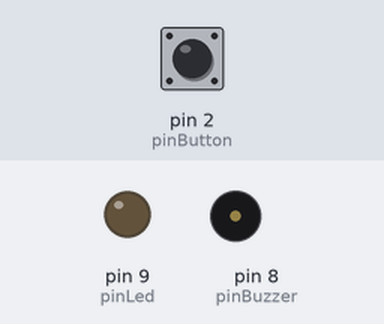
Recording of a sketch running on a simulated Arduino Uno, built with avr-gcc and run on an emulated ATmega328P. Parts: output pins drawn as LEDs (lit = HIGH), buzzer (waves = sounding). Dashed ring = blinking. The inputs (shaded band) are chosen by the test bench; at power-on: pin 2 (pinButton) LOW.

Above: at 1.2 s.
1.3 s: pin 2 (pinButton) pulled HIGH for 0.25 s
At 1.55 s:
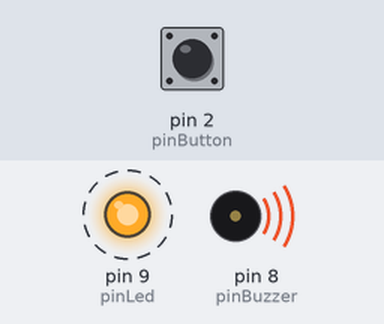
Timing chart, 0 to 10.3 s (numbered marks = the images above; inputs shaded):
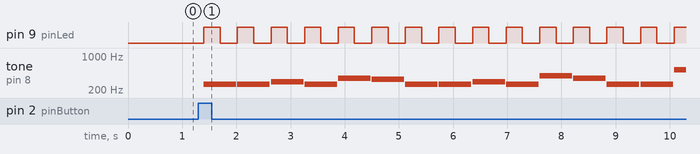

The sketch:

button-buzzer.ino
```cpp
int pinButton = 2;
int pinBuzzer = 8;
int pinLed = 9;

void playNotes(int duration) {
  int notes[] = {262, 294, 330, 349, 392, 440, 494, 523};

  for (int i = 0; i < 8; i++) {
  	tone(pinBuzzer, notes[i], duration);
  	delay(duration + 20);
  	noTone(pinBuzzer);
  }
}

void playMelody() {
  int melody[] = {262, 262, 294, 262, 349, 330, 262, 262, 294, 262, 392, 349, 262, 262, 523, 440, 349, 330, 294, 466, 466, 440, 349, 392, 349};

  int duration = 600;

  for (int i = 0; i < 25; i++) {
    tone(pinBuzzer, melody[i], duration);

    // LED control
    digitalWrite(pinLed, HIGH);
    delay(duration / 2);
    digitalWrite(pinLed, LOW);
    delay(duration / 2);

    noTone(pinBuzzer);
    delay(20);
  }
}

void setup() {
  pinMode(pinButton, INPUT);
  pinMode(pinBuzzer, OUTPUT);
  pinMode(pinLed, OUTPUT);
}

void loop() {
  int buttonState = digitalRead(pinButton);

  int duration = 500;

  if (buttonState == HIGH) {
    // playNotes(duration);
    playMelody();
  }

  delay(200);
}
```

Measured:
- after the input at 1.3 s, pin 9 (pinLed): alternates HIGH for 0.30 s and LOW for 0.32 s, starting after 0.10 s; tone on pin 8 (pinBuzzer): plays 262 Hz for 0.60 s, 262 Hz for 0.60 s, 294 Hz for 0.60 s, 262 Hz for 0.60 s, 349 Hz for 0.60 s, 330 Hz for 0.60 s … (15 notes in this stretch), starting after 0.10 s
